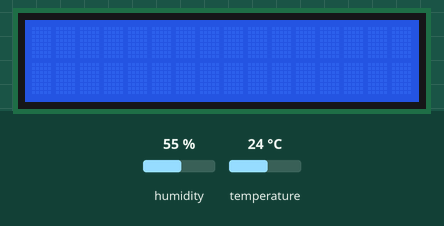
Bench run of a sketch on a simulated Arduino Uno, built with avr-gcc and run on an emulated ATmega328P. Shown: 16×2 character LCD. The inputs (shaded band) are chosen by the test bench; at power-on: humidity 55 %, temperature 24 °C. What the sketch prints to the serial monitor is not drawn.

Above: at 1.3 s.
1.4 s: humidity set to 22 %
At 16.5 s:
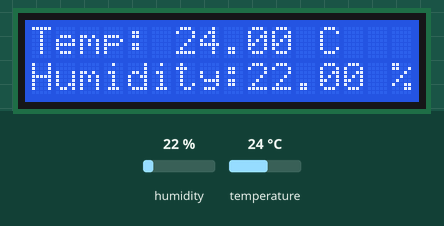
16.9 s: temperature set to 11 °C
At 30.6 s:
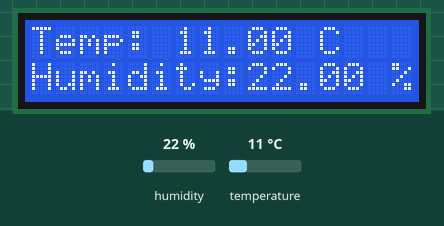
30.9 s: temperature set to 8 °C
32.4 s: humidity set to 40 %
At 45.8 s:
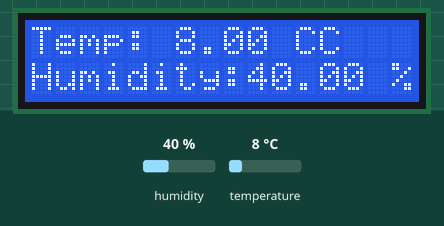
Timing chart, 0 to 47.3 s (numbered marks = the images above; inputs shaded):
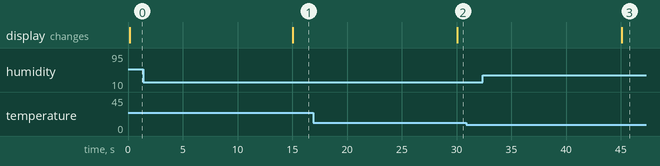

The sketch:

PutTogetherFiles.ino
```cpp
#include <MFRC522v2.h>
#include <MFRC522DriverSPI.h>
//#include <MFRC522DriverI2C.h>
#include <MFRC522DriverPinSimple.h>
#include <MFRC522Debug.h>
#include <LiquidCrystal_I2C.h>
#include <SimpleDHT.h>
#include <SPI.h>


//RFID
#define RST_PIN         9
#define SS_PIN          10

MFRC522DriverPinSimple ss_pin(SS_PIN);

MFRC522DriverSPI driver{ss_pin};
MFRC522 mfrc522{driver};  // Create MFRC522 instance.
void sendEntry();


//TEMP
String str;

int pinDHT11 = 2;
SimpleDHT11 dht11;


// Define a struct for the linked list node(Variable) to store temperature and humidity values
struct SensorData {
  float temperature;
  float humidity;
  SensorData* next;
};

//Decleration of function used for temperature measurements
void printDataToSerial(SensorData* data);
void printDataToLCD(SensorData* data);
void tempLogic();
SensorData* sensorDataList = nullptr;

unsigned long previousMillis = 0;
const long interval = 15000;

// listening function, myserial listen
//Use write functions because i write from Arduino UNO to the ESP

//initialize the liquid crystal library
//the first parameter is  the I2C address
//the second parameter is for how many rows that are on screen
//the  third parameter is for how many  columns that are on screen
LiquidCrystal_I2C lcd(0x27,  16, 2);

void RC522_Init(unsigned long baudrate){
  Serial.begin(baudrate);
  SPI.begin();
  mfrc522.PCD_Init();
  delay(40);
}

void setup() {
  RC522_Init(115200);
  lcd.init();
  // turn on the backlight
  lcd.backlight();
}

void loop() {
    sendEntry();
  unsigned long currentMillis = millis();
  if (currentMillis - previousMillis >= interval) {
    previousMillis = currentMillis;
    tempLogic();
  }

}

void tempLogic(){
   // Update the last time the sensor was read


    byte temperature = 0;
    byte humidity = 0;
    byte data[40] = {0};

    // Read data from the DHT11 sensor
    if (dht11.read(pinDHT11, &temperature, &humidity, data)) {
      Serial.print("Read DHT11 failed");
      return;
    }

    // Allocate memory for new sensor data
    SensorData* newSensorData = new SensorData;

    // Store temperature and humidity values in the new node
    newSensorData->temperature = (float)temperature;
    newSensorData->humidity = (float)humidity;
    //Output operations first to serial the to lcd.
    printDataToSerial(newSensorData);
    printDataToLCD(newSensorData);
    // Update the linked list by adding the new node to the beginning
    newSensorData->next = sensorDataList;
    sensorDataList = newSensorData;


  // tell the screen to write on the top row

}


void sendEntry(){
  //Serial.println("Trying to read card");
  if(readAnyCard()){
    Serial.print("Door opened:");
    char* id = (char*)getLastId();
    for(int i = 0; i < 10; i++){
      if ((uint8_t)id[i] > 15){
        Serial.print((uint8_t)id[i], HEX);
      }
      else {
        Serial.print("0");
        Serial.print((uint8_t)id[i], HEX);
      }
    }
    Serial.print("\n");
  }

}


// Can return true many times in a row
bool matchLast(byte newCard[]){
  byte* readCard = getLastId();
  bool matched = true;
  for(int i = 0; i < 10; i++){
    if(readCard[i] != newCard[i]) matched = false;
  }
  return matched;
}

// Can only return true once per read
bool matchCurrent(byte newCard[]){
  if (!mfrc522.PICC_IsNewCardPresent()) {
    return false;
  }

  if (!mfrc522.PICC_ReadCardSerial()){
    return false;
  }
  mfrc522.PICC_HaltA();
  for(int i = 0; i < 10; i++){
    if(mfrc522.uid.uidByte[i] != newCard[i]) return false;
  }
  return true;
}

// Returns true if any card is read
bool readAnyCard(){
  if (!mfrc522.PICC_IsNewCardPresent()) {
    return false;
  }

  if (!mfrc522.PICC_ReadCardSerial()){
    return false;
  }
  mfrc522.PICC_HaltA();
  return true;
}

// Returns the ID of the last card that was read
byte* getLastId(){
  //mfrc522.PICC_IsNewCardPresent();
  //mfrc522.PICC_ReadCardSerial();
  //mfrc522.PICC_HaltA();
  return mfrc522.uid.uidByte;
}

//Method for serial communication to the esp8266
void printDataToSerial(SensorData* data){
  Serial.print("Temperature: ");
    Serial.print(data->temperature);
    Serial.print(" *C, ");
    Serial.print("Humidity: ");
    Serial.print(data->humidity);
    Serial.println(" %");

}
//Method for writing on the lcd screen
void printDataToLCD(SensorData* data){
    lcd.setCursor(0,0);
  // tell the screen to write "Temperature" and show the temperature on the top  row
  lcd.print("Temp: ");
  lcd.print(data->temperature); lcd.print(" C");
  // tell the screen to write on the bottom  row
  lcd.setCursor(0,1);
  // tell the screen to write “IOT”  on the bottom row
  lcd.print("Humidity:");
  lcd.print(data->humidity); lcd.print(" %");
}
```

Measured:
- after the input at 1.4 s, the display: changes after 13.7 s (image 1)
- after the input at 16.9 s, the display: changes after 13.2 s (image 2)
- after the input at 30.9 s, every drawn part: stays the same
- after the input at 32.4 s, the display: changes after 12.7 s (image 3)
